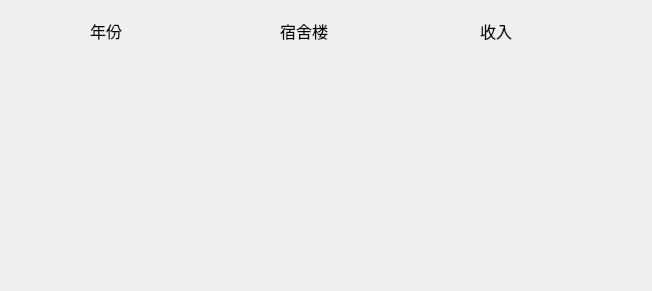
<?xml version="1.0" encoding="UTF-8"?>
<ui version="4.0">
 <class>dlg_12</class>
 <widget class="QDialog" name="dlg_12">
  <property name="geometry">
   <rect>
    <x>0</x>
    <y>0</y>
    <width>652</width>
    <height>291</height>
   </rect>
  </property>
  <property name="windowTitle">
   <string>宿舍楼住宿费收入</string>
  </property>
  <widget class="QLabel" name="label">
   <property name="geometry">
    <rect>
     <x>90</x>
     <y>20</y>
     <width>54</width>
     <height>21</height>
    </rect>
   </property>
   <property name="font">
    <font>
     <family>Adobe 黑体 Std R</family>
     <pointsize>12</pointsize>
    </font>
   </property>
   <property name="text">
    <string>年份</string>
   </property>
  </widget>
  <widget class="QLabel" name="label_2">
   <property name="geometry">
    <rect>
     <x>280</x>
     <y>20</y>
     <width>54</width>
     <height>21</height>
    </rect>
   </property>
   <property name="font">
    <font>
     <family>Adobe 黑体 Std R</family>
     <pointsize>12</pointsize>
    </font>
   </property>
   <property name="text">
    <string>宿舍楼</string>
   </property>
  </widget>
  <widget class="QLabel" name="label_3">
   <property name="geometry">
    <rect>
     <x>480</x>
     <y>20</y>
     <width>54</width>
     <height>21</height>
    </rect>
   </property>
   <property name="font">
    <font>
     <family>Adobe 黑体 Std R</family>
     <pointsize>12</pointsize>
    </font>
   </property>
   <property name="text">
    <string>收入</string>
   </property>
  </widget>
 </widget>
 <resources/>
 <connections/>
</ui>
